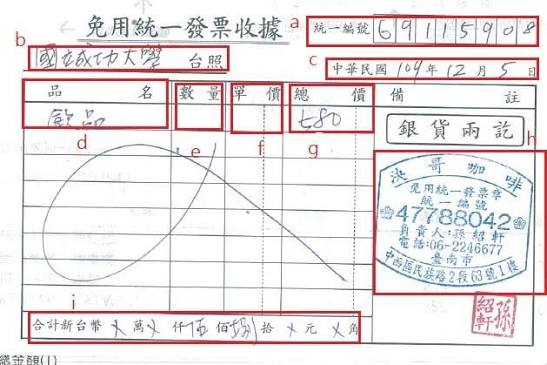
#> input picture receipt_ai/imgs/test_pic2.jpeg, 547 x 365 px
$ python -i detector.py   (imports and definitions only)
#> lines starting #> are read from the running program, lines starting #| are printed output that depends on the picture; after the words box and inside, x2 and y2 are one past the last pixel; in counts of white or black regions, pixels touching at a corner belong together
#> further down, picture is the input picture: shape (365, 547, 3); mean B, G, R 229.5, 228.6, 234
import cv2
import numpy as np


def _order_points(pts):
    """將四個點排列成 [左上, 右上, 右下, 左下]"""
    rect = np.zeros((4, 2), dtype="float32")
    s = pts.sum(axis=1)
    rect[0] = pts[np.argmin(s)]   # 左上
    rect[2] = pts[np.argmax(s)]   # 右下
    diff = np.diff(pts, axis=1)
    rect[1] = pts[np.argmin(diff)]  # 右上
    rect[3] = pts[np.argmax(diff)]  # 左下
    return rect


def _perspective_transform(img, pts):
    """四點透視轉換"""
    rect = _order_points(pts)
    tl, tr, br, bl = rect

    width_a = np.linalg.norm(br - bl)
    width_b = np.linalg.norm(tr - tl)
    max_w = int(max(width_a, width_b))

    height_a = np.linalg.norm(tr - br)
    height_b = np.linalg.norm(tl - bl)
    max_h = int(max(height_a, height_b))

    if max_w <= 0 or max_h <= 0:
        return img

    dst = np.array([
        [0, 0],
        [max_w - 1, 0],
        [max_w - 1, max_h - 1],
        [0, max_h - 1],
    ], dtype="float32")

    M = cv2.getPerspectiveTransform(rect, dst)
    return cv2.warpPerspective(img, M, (max_w, max_h))


def detect_receipt(img):
    """
    偵測並裁切白色紙質收據 / 發票。
    1. 以亮度閾值找白紙區域
    2. 若輪廓近似四邊形 → 透視校正
    3. 否則 → bounding rect 裁切
    4. 找不到有效區域 → 原圖回傳
    """
    h_img, w_img = img.shape[:2]
#> h_img = 365; w_img = 547
    img_area = h_img * w_img
#> img_area = 199655

    gray = cv2.cvtColor(img, cv2.COLOR_BGR2GRAY)
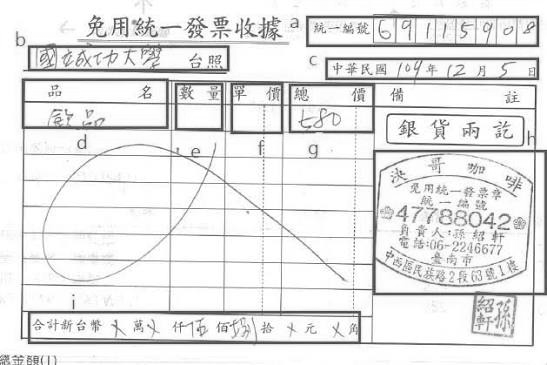
#> gray: shape (365, 547); min 44, max 255, mean 230.3
    blur = cv2.GaussianBlur(gray, (5, 5), 0)
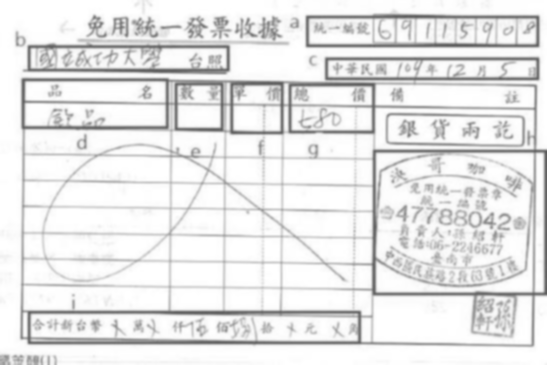
#> blur: shape (365, 547); min 90, max 255, mean 230.3

    # 白紙偵測：亮度高於 160
    _, thresh = cv2.threshold(blur, 160, 255, cv2.THRESH_BINARY)
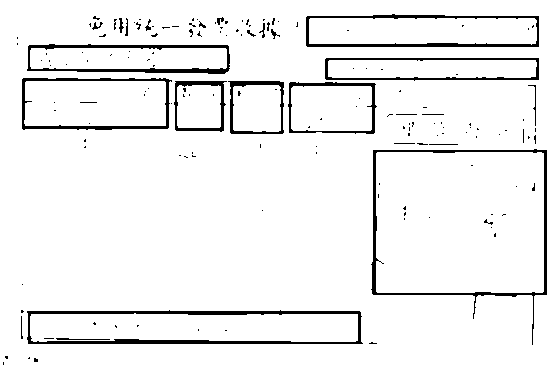
#> thresh: shape (365, 547); 94% white; 160 black regions (135 under 20 px), largest, box (x1, y1, x2, y2) and area: (27, 310, 363, 344) 2256, (371, 149, 547, 345) 1774, (306, 14, 539, 47) 1430

    # 形態學閉合，填補文字造成的空洞
    kernel = np.ones((25, 25), np.uint8)
    closed = cv2.morphologyEx(thresh, cv2.MORPH_CLOSE, kernel)
#> closed: shape (365, 547); every value is 255

    contours, _ = cv2.findContours(
        closed, cv2.RETR_EXTERNAL, cv2.CHAIN_APPROX_SIMPLE
    )
#> contours = [[[0, 0], [0, 364], [546, 364], [546, 0]]]

    if not contours:
        return img

    # 取面積最大、且至少占圖片 10% 的輪廓
    contours = sorted(contours, key=cv2.contourArea, reverse=True)
    best = None
    for c in contours:
        if cv2.contourArea(c) >= img_area * 0.10:
            best = c
            break
#> this loop made 1 pass
#> best on pass 1: [[0, 0], [0, 364], [546, 364], [546, 0]]

    if best is None:
        return img

    # 嘗試多邊形近似
    peri = cv2.arcLength(best, True)
#> peri = 1820
    approx = cv2.approxPolyDP(best, 0.02 * peri, True)
#> approx = [[0, 0], [0, 364], [546, 364], [546, 0]]

    if len(approx) == 4:
        pts = approx.reshape(4, 2).astype("float32")
#> pts = [[0, 0], [0, 364], [546, 364], [546, 0]]
        return _perspective_transform(img, pts)
#> in _order_points, `s = pts.sum(axis=1)`: s = [0, 364, 910, 546]
#> in _order_points, `diff = np.diff(pts, axis=1)`: diff = [0, 364, -182, -546]
#> in _perspective_transform, `rect = _order_points(pts)`: rect = [[0, 0], [546, 0], [546, 364], [0, 364]]
#> in _perspective_transform, `tl, tr, br, bl = rect`: tl = [0, 0]; tr = [546, 0]; br = [546, 364]; bl = [0, 364]
#> in _perspective_transform, `width_a = np.linalg.norm(br - bl)`: width_a = 546
#> in _perspective_transform, `height_a = np.linalg.norm(tr - br)`: height_a = 364
#> in _perspective_transform, `dst = np.array([ [0, 0], [max_w - 1, 0], [max_w - 1, max_h - 1], [0, m..`: dst = [[0, 0], [545, 0], [545, 363], [0, 363]]
#> in _perspective_transform, `M = cv2.getPerspectiveTransform(rect, dst)`: M = [[0.998, 0, 0], [0, 0.997, 0], [0, 0, 1]]
#> in _perspective_transform, `return cv2.warpPerspective(img, M, (max_w, max_h))`:
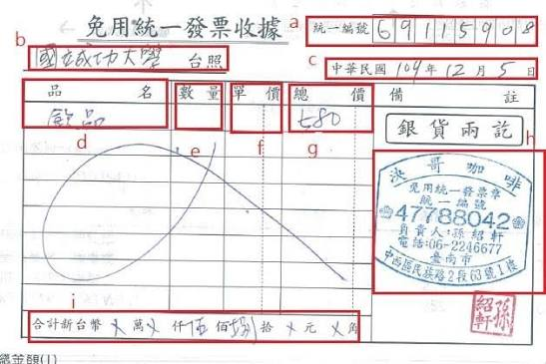
#> returned value: shape (364, 546, 3); mean of channels 0, 1, 2 229.5, 228.6, 234; drawn as B, G, R
    else:
        x, y, w, h = cv2.boundingRect(best)
        # 加一點邊距
        pad = 10
        x1 = max(0, x - pad)
        y1 = max(0, y - pad)
        x2 = min(w_img, x + w + pad)
        y2 = min(h_img, y + h + pad)
        return img[y1:y2, x1:x2]

>>> import cv2
>>> picture = cv2.imread('../imgs/test_pic2.jpeg')
>>> result = detect_receipt(picture)
